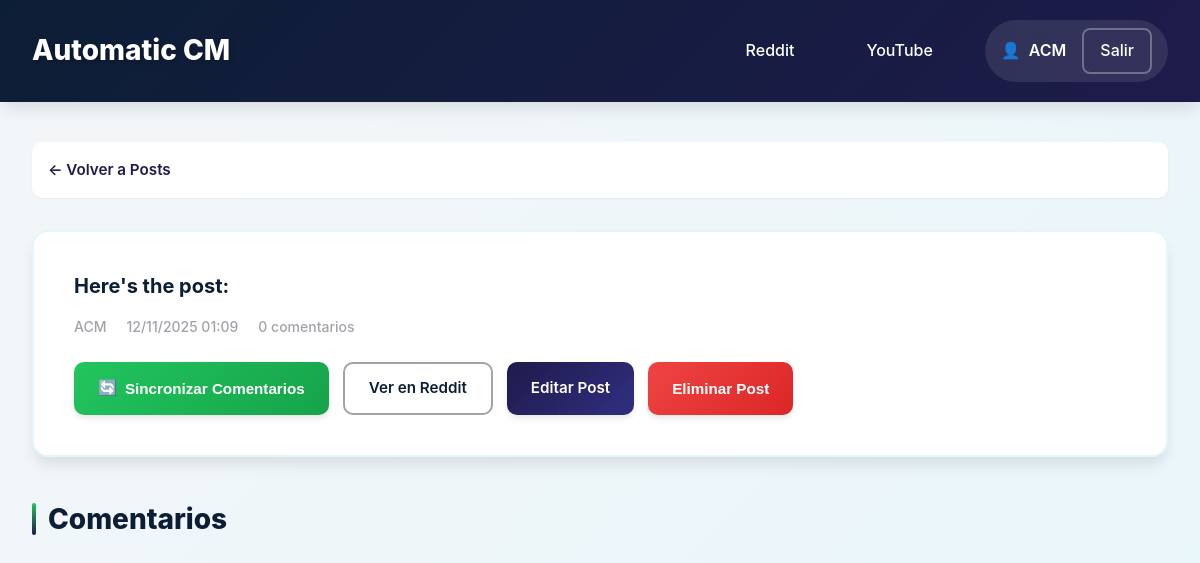
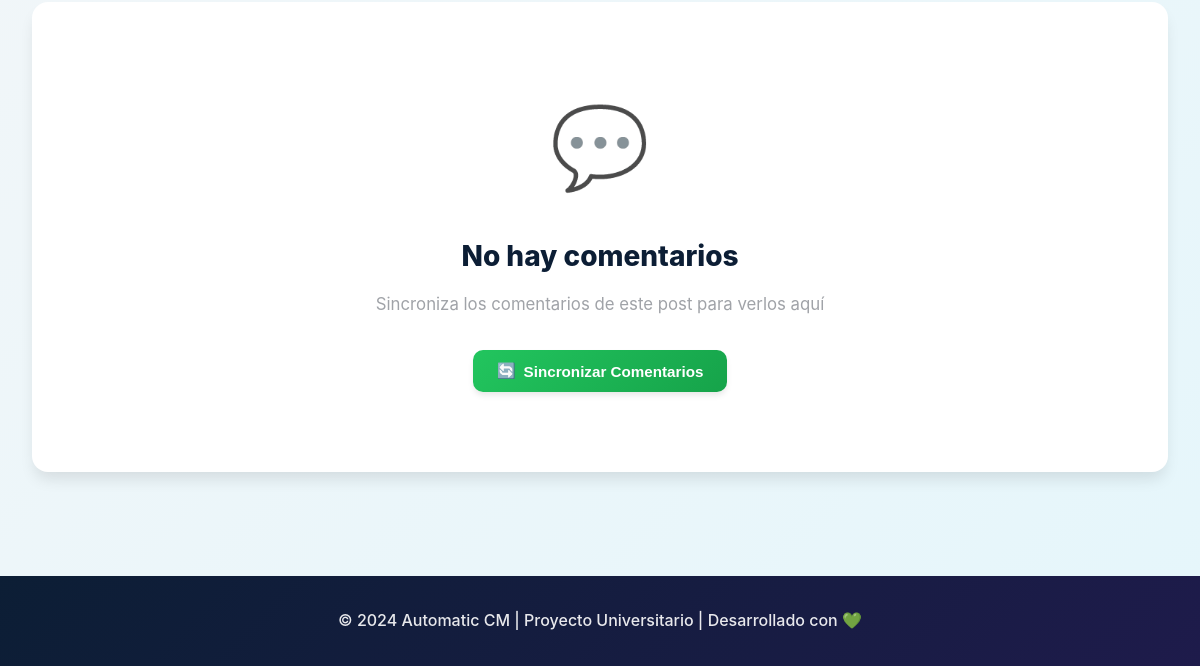
Page /dashboard/reddit/post/1ouxjib/ (signed in) on the earlier database version (2 pictures, top to bottom).
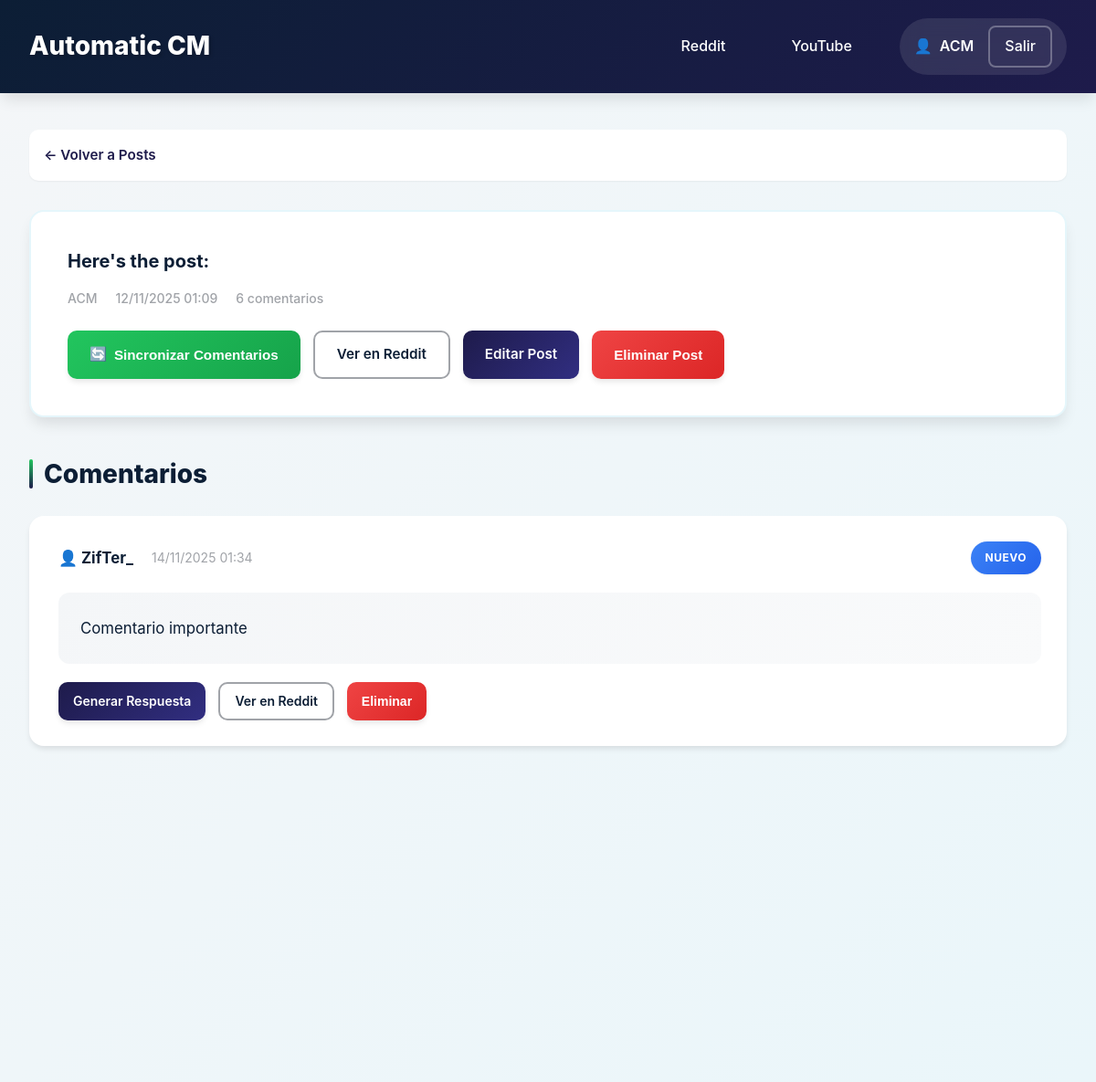
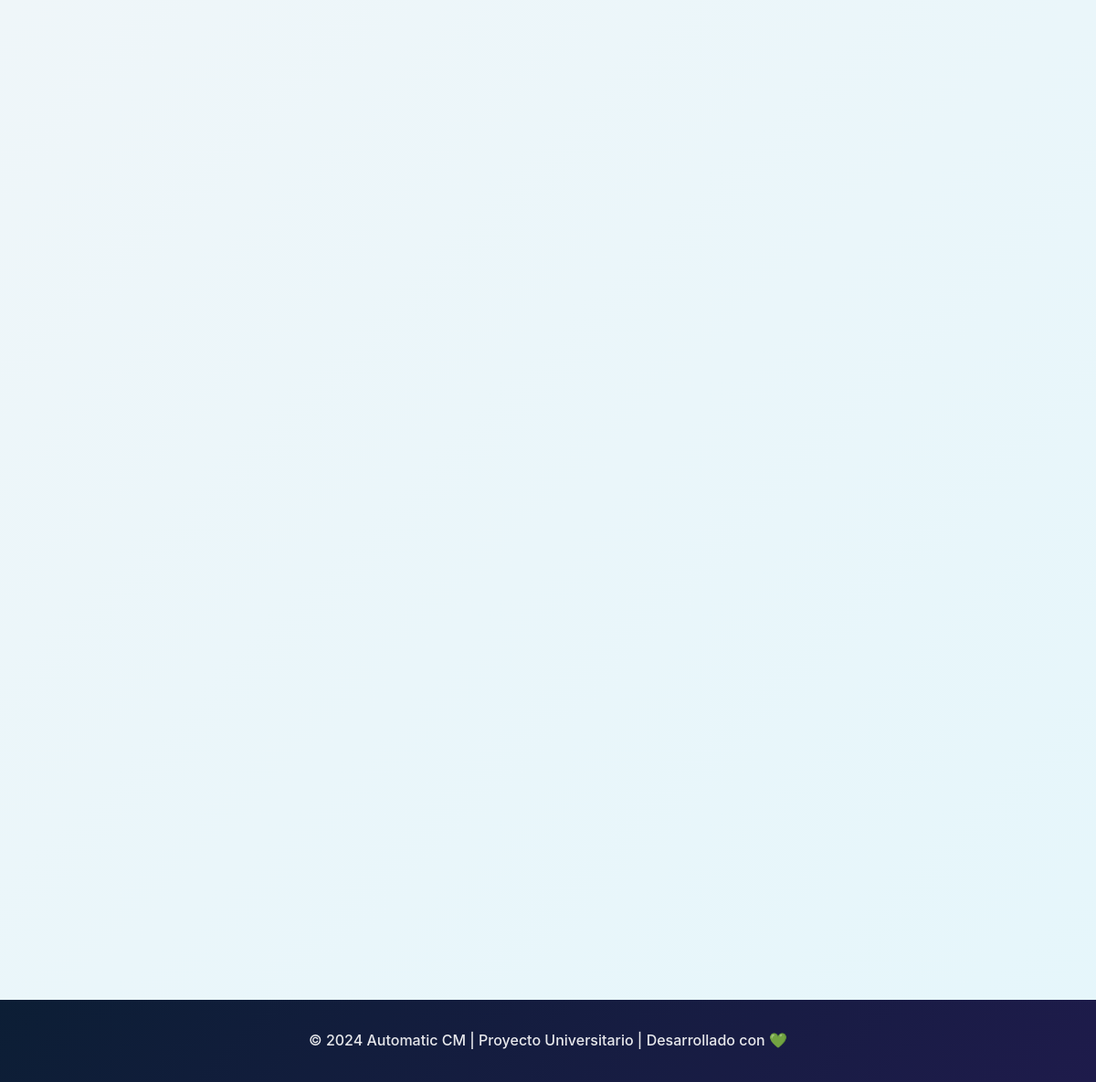
Same page on the later database version (2 pictures, top to bottom).
### dashboard/models.py (models this page shows, shortened)
class RedditPost(models.Model):
    user = models.ForeignKey(User, on_delete=models.CASCADE, related_name='reddit_posts')
    post_id = models.CharField(max_length=100, unique=True)
    title = models.TextField()
    url = models.URLField()
    permalink = models.URLField()
    subreddit = models.CharField(max_length=100)
    author = models.CharField(max_length=100)
    created_at = models.DateTimeField()
    last_checked = models.DateTimeField(auto_now=True)
    is_active = models.BooleanField(default=True)
    is_own_post = models.BooleanField(default=False)  # Para identificar posts creados por la app
    image = models.ImageField(upload_to='reddit_images/', null=True, blank=True)  # Para imágenes
    def can_edit(self):
        return self.is_own_post and self.author == self.user.username
    def can_delete(self):
        return self.is_own_post
    class Meta:
        ordering = ['-created_at']
        verbose_name = 'Reddit Post'
        verbose_name_plural = 'Reddit Posts'

class Comment(models.Model):
    post = models.ForeignKey(RedditPost, on_delete=models.CASCADE, related_name='comments')
    comment_id = models.CharField(max_length=100, unique=True)
    author = models.CharField(max_length=100)
    content = models.TextField()
    permalink = models.URLField()
    parent_id = models.CharField(max_length=100, null=True, blank=True)
    created_at = models.DateTimeField()
    fetched_at = models.DateTimeField(auto_now_add=True)
    class Meta:
        ordering = ['-created_at']
        verbose_name = 'Comment'
        verbose_name_plural = 'Comments'
    @property
    def status_badge(self):
        try:
            if self.response.status == 'published':
                return {'text': 'Publicado', 'class': 'status-published'}
            elif self.response.status == 'pending':
                return {'text': 'Pendiente', 'class': 'status-pending'}
            elif self.response.status == 'rejected':
                return {'text': 'Rechazado', 'class': 'status-rejected'}
        except Response.DoesNotExist:
            return {'text': 'Nuevo', 'class': 'status-new'}

### dashboard/views.py (the view)
# urls.py: path('reddit/post/<str:post_id>/', views.post_detail, name='post_detail'),
@login_required
def post_detail(request, post_id):
    post = get_object_or_404(RedditPost, post_id=post_id, user=request.user)
    comments = post.comments.all().order_by('-created_at')
    context = {
        'post': post,
        'comments': comments,
        'comments_count': comments.count()
    }
    return render(request, 'dashboard/post_detail.html', context)

### dashboard/templates/dashboard/post_detail.html (shortened to what this page needs)
{% extends 'dashboard/base.html' %}
{% block content %}
<div class="post-detail-view">
    <nav class="breadcrumb">
        <a href="{% url 'reddit_manager' %}">← Volver a Posts</a>
    </nav>
    <div class="post-info-card">
        <h2 class="post-title" style="margin-bottom: 1rem;">{{ post.title }}</h2>
        <div class="post-meta" style="border: none; padding: 0; margin-bottom: 1.5rem;">
            <span class="meta-item">
                {{ post.author }}
            </span>
            <span class="meta-item">
                {{ post.created_at|date:"d/m/Y H:i" }}
            </span>
            <span class="meta-item">
                {{ comments_count }} comentario{{ comments_count|pluralize }}
            </span>
        </div>
        <div class="post-actions">
            <button onclick="syncComments()" class="btn btn-primary" id="syncCommentsBtn">
                <span>🔄</span> Sincronizar Comentarios
            </button>
            <a href="{{ post.permalink }}" target="_blank" class="btn btn-outline">
                <span>Ver en Reddit</span>
            </a>
            {% if post.can_edit %}
            <a href="{% url 'edit_post' post.post_id %}" class="btn btn-secondary">
                <span>Editar Post</span>
            </a>
            {% endif %}
            {% if post.can_delete %}
            <button onclick="deletePost('{{ post.post_id }}')" class="btn btn-danger">
                <span>Eliminar Post</span>
            </button>
            {% endif %}
        </div>
    </div>
    <div class="comments-section">
        <h3 class="section-title">Comentarios</h3>
        {% if comments %}
            <div class="comments-list">
                {% for comment in comments %}
                <div class="comment-card" data-comment-id="{{ comment.comment_id }}">
                    <div class="comment-header">
                        <div class="comment-author">
                            <span class="author-name">{{ comment.author }}</span>
                            <span class="comment-date">{{ comment.created_at|date:"d/m/Y H:i" }}</span>
                        </div>
                        <span class="status-badge {{ comment.status_badge.class }}">
                            {{ comment.status_badge.text }}
                        </span>
                    </div>
                    <div class="comment-content">
                        {{ comment.content }}
                    </div>
                    <div class="comment-actions">
                        <a href="{% url 'comment_detail' comment.comment_id %}" class="btn btn-secondary btn-sm">
                            {% if comment.response %}
                                <span>Ver Respuesta</span>
                            {% else %}
                                <span>Generar Respuesta</span>
                            {% endif %}
                        </a>
                        <a href="{{ comment.permalink }}" target="_blank" class="btn btn-outline btn-sm">
                            <span>Ver en Reddit</span>
                        </a>
                        <button onclick="deleteComment('{{ comment.comment_id }}')" class="btn btn-danger btn-sm">
                            <span>Eliminar</span>
                        </button>
                    </div>
                </div>
                {% endfor %}
            </div>
        {% else %}
            <div class="empty-state">
                <div class="empty-icon">💬</div>
                <h3>No hay comentarios</h3>
                <p>Sincroniza los comentarios de este post para verlos aquí</p>
                <button onclick="syncComments()" class="btn btn-primary">
                    <span>🔄</span> Sincronizar Comentarios
                </button>
            </div>
        {% endif %}
    </div>
</div>
{% endblock %}

### dashboard/templates/dashboard/base.html (shortened to what this page needs)
<!DOCTYPE html>
<html lang="es">
<head>
    {% load static %}
    <link rel="stylesheet" href="{% static 'dashboard/css/styles.css' %}">
</head>
<body>
    <header class="header">
        <div class="container">
            <div class="header-content">
                <h1 class="logo">Automatic CM</h1>
                <nav class="nav">
                    <a href="{% url 'reddit_manager' %}" class="nav-link">
                        Reddit
                    </a>
                    <a href="{% url 'youtube_manager' %}" class="nav-link">
                        YouTube
                    </a>
                    <div class="user-info">
                        <span class="username">{{ user.username }}</span>
                        <a href="{% url 'admin:logout' %}?next={% url 'reddit_manager' %}" class="btn-logout">
                            Salir
                        </a>
                    </div>
                </nav>
            </div>
        </div>
    </header>
    <main class="main-content">
        <div class="container">
            {% block content %}
            {% endblock %}
        </div>
    </main>
    <footer class="footer">
        <div class="container">
            <p>© 2024 Automatic CM | Proyecto Universitario | Desarrollado con 💚</p>
        </div>
    </footer>
</body>
</html>

Differences in the rows shown:
added Comment: author "ZifTer_", created_at "14/11/2025 01:34", status_badge.text "NUEVO", content "Comentario importante"
Other differences:
{{ comments_count }}: "0" → "6"
text no longer shown: "💬 No hay comentarios Sincroniza los comentarios de este post para verlos aquí 🔄 Sincronizar Comentarios"
